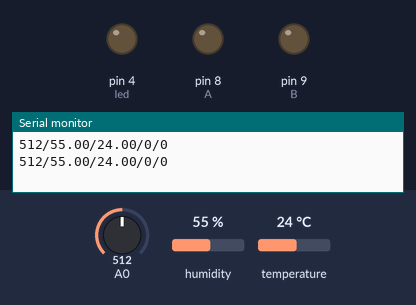
The sketch below on a simulated Arduino Uno, built with avr-gcc and run on an emulated ATmega328P. On the bench: output pins drawn as LEDs (lit = HIGH), the last lines printed to the serial monitor. The test bench sets the inputs (shaded band); at power-on: temperature 24 °C, A0 = 512, humidity 55 %.

Above: at 1.8 s.
1.9 s: temperature set to 28 °C
3.4 s: temperature set to 31 °C
At 5.6 s:
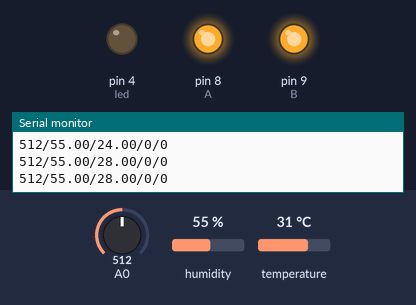
9.4 s: A0 set to 487
At 15.3 s:
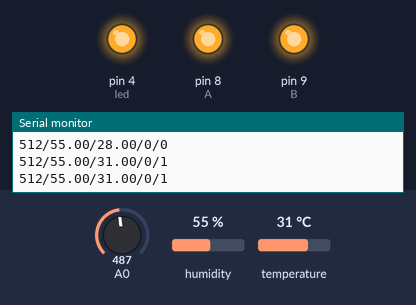
15.4 s: temperature set to 12 °C
At 20.9 s:
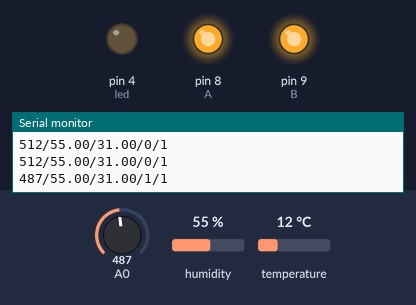
21.4 s: temperature set to 33 °C
At 27.9 s:
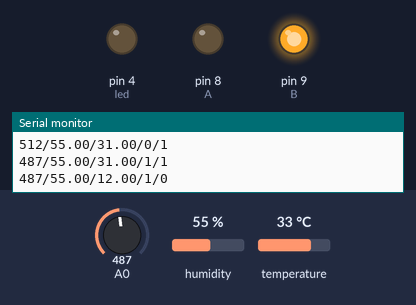
Timing chart, 0 to 28.4 s (numbered marks = the images above; inputs shaded):
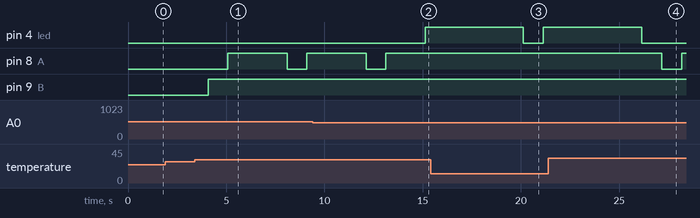

Measured:
- the behaviour switches between 29 and 30 °C on temperature (found by bisection; images 0 and 1)
- the behaviour switches between 501 and 500 on A0 (found by bisection; images 1 and 2)
- after the input at 3.4 s, pin 8 (A): LOW → HIGH after 1.7 s, → LOW 3.0 s later, → HIGH 1.0 s later; pin 9 (B): LOW → HIGH after 0.67 s
- after the input at 9.4 s, pin 4 (led): LOW → HIGH after 5.7 s
- after the input at 15.4 s, pin 8 (A): stays HIGH (without the input it goes to LOW after 5.7 s)
- after the input at 21.4 s, pin 4 (led): goes on until 26.1 s, then stays LOW; pin 8 (A): HIGH → LOW after 5.8 s, → HIGH 1.0 s later

The sketch:

cds_dht11.ino
```cpp
#include "DHT.h"

#define DHTPIN 2
#define DHTTYPE DHT11
DHT dht(DHTPIN, DHTTYPE);
int A = 8;
int B = 9;
int led = 4;
int led_status = 0;
int motor_status = 0;
int cds;
float h;
float t;

void setup() {

  dht.begin();
  pinMode(A,OUTPUT);
  pinMode(B,OUTPUT);
  pinMode(led,OUTPUT);

  Serial.begin(9600);
  Serial.end();
  Serial.begin(9600);
}

void loop() {
	motor_status = 0;
  led_status = 0;
  cds = analogRead(A0);
  h = dht.readHumidity();
  t = dht.readTemperature();

  if(t >= 30.0)   // 온도가 25도보다 높으면 선풍기 켜기
  {
    motor_status = 1;

    digitalWrite(A,LOW); //팬모터가 A방향으로 회전
    digitalWrite(B,HIGH);
    delay(1000); //1초 후

    digitalWrite(A,HIGH); // 전체 정지
    digitalWrite(B,HIGH);
    delay(2000); //2초 후
  }

  if(cds <= 500)  // 조도센서값이 800이하면 Led 켜기
  {
    led_status = 1;

    digitalWrite(led,HIGH);
    delay(5000);
    digitalWrite(led,LOW);
  }

  if(cds <= 1023 && t >=0 && h >=0 && led_status >=0 && motor_status >= 0)
  {
    Serial.println(String(cds) + "/" + String(h) + "/" + String(t) + "/" + String(led_status)+ "/" + String(motor_status) );
    delay(1000);

  }


}
```
